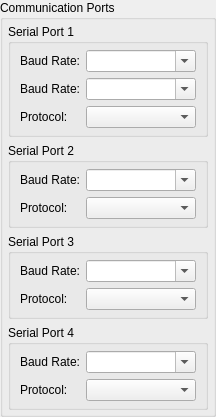
            <widget class="QWidget" name="widget_miscSettingsRight" native="true">
             <property name="sizePolicy">
              <sizepolicy hsizetype="Expanding" vsizetype="Preferred">
               <horstretch>0</horstretch>
               <verstretch>0</verstretch>
              </sizepolicy>
             </property>
             <layout class="QVBoxLayout" name="verticalLayout_14">
              <property name="leftMargin">
               <number>0</number>
              </property>
              <property name="topMargin">
               <number>0</number>
              </property>
              <property name="rightMargin">
               <number>0</number>
              </property>
              <property name="bottomMargin">
               <number>0</number>
              </property>
              <item alignment="Qt::AlignLeft|Qt::AlignTop">
               <widget class="QGroupBox" name="groupBox_commPorts">
                <property name="enabled">
                 <bool>true</bool>
                </property>
                <property name="title">
                 <string>Communication Ports</string>
                </property>
                <layout class="QVBoxLayout" name="verticalLayout_8">
                 <property name="spacing">
                  <number>6</number>
                 </property>
                 <property name="leftMargin">
                  <number>5</number>
                 </property>
                 <property name="topMargin">
                  <number>4</number>
                 </property>
                 <property name="rightMargin">
                  <number>5</number>
                 </property>
                 <property name="bottomMargin">
                  <number>4</number>
                 </property>
                 <item alignment="Qt::AlignTop">
                  <widget class="QGroupBox" name="groupBox_commSerial1">
                   <property name="sizePolicy">
                    <sizepolicy hsizetype="Preferred" vsizetype="Fixed">
                     <horstretch>0</horstretch>
                     <verstretch>0</verstretch>
                    </sizepolicy>
                   </property>
                   <property name="toolTip">
                    <string>&lt;html&gt;&lt;head/&gt;&lt;body&gt;&lt;p&gt;&lt;span style=&quot; font-weight:600;&quot;&gt;AQ6&lt;/span&gt;: Main FTDI/serial connector pins at back of board.&lt;/p&gt;&lt;p&gt;&lt;span style=&quot; font-weight:600;&quot;&gt;AQ M4&lt;/span&gt;: TTY Serial on J2 expansion header (use with expander board like KissSys or N4).&lt;/p&gt;&lt;/body&gt;&lt;/html&gt;</string>
                   </property>
                   <property name="title">
                    <string>Serial Port 1</string>
                   </property>
                   <layout class="QVBoxLayout" name="verticalLayout_5">
                    <property name="topMargin">
                     <number>6</number>
                    </property>
                    <property name="bottomMargin">
                     <number>6</number>
                    </property>
                    <item>
                     <layout class="QFormLayout" name="formLayout">
                      <property name="fieldGrowthPolicy">
                       <enum>QFormLayout::AllNonFixedFieldsGrow</enum>
                      </property>
                      <item row="0" column="0">
                       <widget class="QLabel" name="label_DOWNLINK_BAUD">
                        <property name="text">
                         <string>Baud Rate:</string>
                        </property>
                       </widget>
                      </item>
                      <item row="0" column="1">
                       <widget class="QComboBox" name="DOWNLINK_BAUD">
                        <property name="sizePolicy">
                         <sizepolicy hsizetype="Maximum" vsizetype="Fixed">
                          <horstretch>0</horstretch>
                          <verstretch>0</verstretch>
                         </sizepolicy>
                        </property>
                        <property name="minimumSize">
                         <size>
                          <width>110</width>
                          <height>0</height>
                         </size>
                        </property>
                        <property name="inputMethodHints">
                         <set>Qt::ImhDigitsOnly</set>
                        </property>
                        <property name="editable">
                         <bool>true</bool>
                        </property>
                        <property name="sizeAdjustPolicy">
                         <enum>QComboBox::AdjustToContents</enum>
                        </property>
                       </widget>
                      </item>
                      <item row="1" column="0">
                       <widget class="QLabel" name="label_COMM_BAUD1">
                        <property name="text">
                         <string>Baud Rate:</string>
                        </property>
                       </widget>
                      </item>
                      <item row="1" column="1">
                       <widget class="QComboBox" name="COMM_BAUD1">
                        <property name="sizePolicy">
                         <sizepolicy hsizetype="Maximum" vsizetype="Fixed">
                          <horstretch>0</horstretch>
                          <verstretch>0</verstretch>
                         </sizepolicy>
                        </property>
                        <property name="minimumSize">
                         <size>
                          <width>110</width>
                          <height>0</height>
                         </size>
                        </property>
                        <property name="inputMethodHints">
                         <set>Qt::ImhDigitsOnly</set>
                        </property>
                        <property name="editable">
                         <bool>true</bool>
                        </property>
                        <property name="sizeAdjustPolicy">
                         <enum>QComboBox::AdjustToContents</enum>
                        </property>
                        <property name="minimumContentsLength">
                         <number>7</number>
                        </property>
                       </widget>
                      </item>
                      <item row="2" column="0">
                       <widget class="QLabel" name="label_COMM_STREAM_TYP1">
                        <property name="text">
                         <string>Protocol:</string>
                        </property>
                       </widget>
                      </item>
                      <item row="2" column="1">
                       <widget class="QComboBox" name="COMM_STREAM_TYP1">
                        <property name="sizePolicy">
                         <sizepolicy hsizetype="Maximum" vsizetype="Fixed">
                          <horstretch>0</horstretch>
                          <verstretch>0</verstretch>
                         </sizepolicy>
                        </property>
                        <property name="minimumSize">
                         <size>
                          <width>110</width>
                          <height>0</height>
                         </size>
                        </property>
                        <property name="toolTip">
                         <string>&lt;html&gt;&lt;head/&gt;&lt;body&gt;&lt;p&gt;Telemetry/communication protocol type to send to this serial port, if any.&lt;/p&gt;&lt;p&gt;&amp;quot;Custom Telemetry&amp;quot; might be things like FrSky SmartPort or Graupner HoTT, depending on other settings of firmware versions. &lt;/p&gt;&lt;p&gt;Protocols marked with a (*) are currently unused by AutoQuad.&lt;/p&gt;&lt;p&gt;* &lt;span style=&quot; font-weight:600;&quot;&gt;Do not enable a protocol if you are not using it.&lt;/span&gt; *&lt;br/&gt;This wastes time and resources on the flight controller and may slow down the telemetry you are actually using.&lt;/p&gt;&lt;p&gt;&lt;br/&gt;&lt;/p&gt;&lt;/body&gt;&lt;/html&gt;</string>
                        </property>
                        <property name="inputMethodHints">
                         <set>Qt::ImhDigitsOnly</set>
                        </property>
                        <property name="editable">
                         <bool>false</bool>
                        </property>
                        <property name="sizeAdjustPolicy">
                         <enum>QComboBox::AdjustToContents</enum>
                        </property>
                        <property name="minimumContentsLength">
                         <number>7</number>
                        </property>
                       </widget>
                      </item>
                     </layout>
                    </item>
                   </layout>
                  </widget>
                 </item>
                 <item alignment="Qt::AlignTop">
                  <widget class="QGroupBox" name="groupBox_commSerial2">
                   <property name="sizePolicy">
                    <sizepolicy hsizetype="Preferred" vsizetype="Fixed">
                     <horstretch>0</horstretch>
                     <verstretch>0</verstretch>
                    </sizepolicy>
                   </property>
                   <property name="toolTip">
                    <string>&lt;html&gt;&lt;head/&gt;&lt;body&gt;&lt;p&gt;&lt;span style=&quot; font-weight:600;&quot;&gt;AQ6&lt;/span&gt;: TTY Serial on J2 expansion header.&lt;/p&gt;&lt;p&gt;&lt;span style=&quot; font-weight:600;&quot;&gt;AQ M4&lt;/span&gt;: TTY Serial on motor (PWM) ports 7 and 8. &lt;span style=&quot; font-weight:600;&quot;&gt;Disable any protocol when using motors/PWM output on these ports! &lt;/span&gt;&lt;/p&gt;&lt;p&gt;M4 Pin mappings are as follows:&lt;/p&gt;&lt;p&gt;    PWM 7 = Serial Tx, J2.10 on expansion header.&lt;br/&gt;    PWM 8 = Serial Rx, J1.10 on expansion header&lt;/p&gt;&lt;/body&gt;&lt;/html&gt;</string>
                   </property>
                   <property name="title">
                    <string>Serial Port 2</string>
                   </property>
                   <layout class="QVBoxLayout" name="verticalLayout_10">
                    <property name="topMargin">
                     <number>6</number>
                    </property>
                    <property name="bottomMargin">
                     <number>6</number>
                    </property>
                    <item>
                     <layout class="QFormLayout" name="formLayout_3">
                      <property name="fieldGrowthPolicy">
                       <enum>QFormLayout::AllNonFixedFieldsGrow</enum>
                      </property>
                      <item row="0" column="0">
                       <widget class="QLabel" name="label_COMM_BAUD2">
                        <property name="text">
                         <string>Baud Rate:</string>
                        </property>
                       </widget>
                      </item>
                      <item row="0" column="1">
                       <widget class="QComboBox" name="COMM_BAUD2">
                        <property name="sizePolicy">
                         <sizepolicy hsizetype="Maximum" vsizetype="Fixed">
                          <horstretch>0</horstretch>
                          <verstretch>0</verstretch>
                         </sizepolicy>
                        </property>
                        <property name="minimumSize">
                         <size>
                          <width>110</width>
                          <height>0</height>
                         </size>
                        </property>
                        <property name="inputMethodHints">
                         <set>Qt::ImhDigitsOnly</set>
                        </property>
                        <property name="editable">
                         <bool>true</bool>
                        </property>
                        <property name="sizeAdjustPolicy">
                         <enum>QComboBox::AdjustToContents</enum>
                        </property>
                        <property name="minimumContentsLength">
                         <number>7</number>
                        </property>
                       </widget>
                      </item>
                      <item row="1" column="0">
                       <widget class="QLabel" name="label_COMM_STREAM_TYP2">
                        <property name="text">
                         <string>Protocol:</string>
                        </property>
                       </widget>
                      </item>
                      <item row="1" column="1">
                       <widget class="QComboBox" name="COMM_STREAM_TYP2">
                        <property name="sizePolicy">
                         <sizepolicy hsizetype="Maximum" vsizetype="Fixed">
                          <horstretch>0</horstretch>
                          <verstretch>0</verstretch>
                         </sizepolicy>
                        </property>
                        <property name="minimumSize">
                         <size>
                          <width>110</width>
                          <height>0</height>
                         </size>
                        </property>
                        <property name="toolTip">
                         <string>&lt;html&gt;&lt;head/&gt;&lt;body&gt;&lt;p&gt;Telemetry/communication protocol type to send to this serial port, if any.&lt;/p&gt;&lt;p&gt;&amp;quot;Custom Telemetry&amp;quot; might be things like FrSky SmartPort or Graupner HoTT, depending on other settings of firmware versions. &lt;/p&gt;&lt;p&gt;Protocols marked with a (*) are currently unused by AutoQuad.&lt;/p&gt;&lt;p&gt;* &lt;span style=&quot; font-weight:600;&quot;&gt;Do not enable a protocol if you are not using it.&lt;/span&gt; *&lt;br/&gt;This wastes time and resources on the flight controller and may slow down the telemetry you are actually using.&lt;/p&gt;&lt;p&gt;&lt;br/&gt;&lt;/p&gt;&lt;/body&gt;&lt;/html&gt;</string>
                        </property>
                        <property name="inputMethodHints">
                         <set>Qt::ImhDigitsOnly</set>
                        </property>
                        <property name="editable">
                         <bool>false</bool>
                        </property>
                        <property name="sizeAdjustPolicy">
                         <enum>QComboBox::AdjustToContents</enum>
                        </property>
                        <property name="minimumContentsLength">
                         <number>7</number>
                        </property>
                       </widget>
                      </item>
                     </layout>
                    </item>
                   </layout>
                  </widget>
                 </item>
                 <item alignment="Qt::AlignTop">
                  <widget class="QGroupBox" name="groupBox_commSerial3">
                   <property name="sizePolicy">
                    <sizepolicy hsizetype="Preferred" vsizetype="Fixed">
                     <horstretch>0</horstretch>
                     <verstretch>0</verstretch>
                    </sizepolicy>
                   </property>
                   <property name="toolTip">
                    <string>USB Interface (AQ v7)</string>
                   </property>
                   <property name="title">
                    <string>Serial Port 3</string>
                   </property>
                   <layout class="QVBoxLayout" name="verticalLayout_11">
                    <property name="topMargin">
                     <number>6</number>
                    </property>
                    <property name="bottomMargin">
                     <number>6</number>
                    </property>
                    <item>
                     <layout class="QFormLayout" name="formLayout_4">
                      <property name="fieldGrowthPolicy">
                       <enum>QFormLayout::AllNonFixedFieldsGrow</enum>
                      </property>
                      <item row="0" column="0">
                       <widget class="QLabel" name="label_COMM_BAUD3">
                        <property name="text">
                         <string>Baud Rate:</string>
                        </property>
                       </widget>
                      </item>
                      <item row="0" column="1">
                       <widget class="QComboBox" name="COMM_BAUD3">
                        <property name="sizePolicy">
                         <sizepolicy hsizetype="Maximum" vsizetype="Fixed">
                          <horstretch>0</horstretch>
                          <verstretch>0</verstretch>
                         </sizepolicy>
                        </property>
                        <property name="minimumSize">
                         <size>
                          <width>110</width>
                          <height>0</height>
                         </size>
                        </property>
                        <property name="inputMethodHints">
                         <set>Qt::ImhDigitsOnly</set>
                        </property>
                        <property name="editable">
                         <bool>true</bool>
                        </property>
                        <property name="sizeAdjustPolicy">
                         <enum>QComboBox::AdjustToContents</enum>
                        </property>
                        <property name="minimumContentsLength">
                         <number>7</number>
                        </property>
                       </widget>
                      </item>
                      <item row="1" column="0">
                       <widget class="QLabel" name="label_COMM_STREAM_TYP3">
                        <property name="text">
                         <string>Protocol:</string>
                        </property>
                       </widget>
                      </item>
                      <item row="1" column="1">
                       <widget class="QComboBox" name="COMM_STREAM_TYP3">
                        <property name="sizePolicy">
                         <sizepolicy hsizetype="Maximum" vsizetype="Fixed">
                          <horstretch>0</horstretch>
                          <verstretch>0</verstretch>
                         </sizepolicy>
                        </property>
                        <property name="minimumSize">
                         <size>
                          <width>110</width>
                          <height>0</height>
                         </size>
                        </property>
                        <property name="toolTip">
                         <string>&lt;html&gt;&lt;head/&gt;&lt;body&gt;&lt;p&gt;Telemetry/communication protocol type to send to this serial port, if any.&lt;/p&gt;&lt;p&gt;&amp;quot;Custom Telemetry&amp;quot; might be things like FrSky SmartPort or Graupner HoTT, depending on other settings of firmware versions. &lt;/p&gt;&lt;p&gt;Protocols marked with a (*) are currently unused by AutoQuad.&lt;/p&gt;&lt;p&gt;* &lt;span style=&quot; font-weight:600;&quot;&gt;Do not enable a protocol if you are not using it.&lt;/span&gt; *&lt;br/&gt;This wastes time and resources on the flight controller and may slow down the telemetry you are actually using.&lt;/p&gt;&lt;p&gt;&lt;br/&gt;&lt;/p&gt;&lt;/body&gt;&lt;/html&gt;</string>
                        </property>
                        <property name="inputMethodHints">
                         <set>Qt::ImhDigitsOnly</set>
                        </property>
                        <property name="editable">
                         <bool>false</bool>
                        </property>
                        <property name="sizeAdjustPolicy">
                         <enum>QComboBox::AdjustToContents</enum>
                        </property>
                        <property name="minimumContentsLength">
                         <number>7</number>
                        </property>
                       </widget>
                      </item>
                     </layout>
                    </item>
                   </layout>
                  </widget>
                 </item>
                 <item alignment="Qt::AlignTop">
                  <widget class="QGroupBox" name="groupBox_commSerial4">
                   <property name="sizePolicy">
                    <sizepolicy hsizetype="Preferred" vsizetype="Fixed">
                     <horstretch>0</horstretch>
                     <verstretch>0</verstretch>
                    </sizepolicy>
                   </property>
                   <property name="toolTip">
                    <string>OMAP Interface (AQ v7)</string>
                   </property>
                   <property name="title">
                    <string>Serial Port 4</string>
                   </property>
                   <layout class="QVBoxLayout" name="verticalLayout_187">
                    <property name="topMargin">
                     <number>6</number>
                    </property>
                    <property name="bottomMargin">
                     <number>6</number>
                    </property>
                    <item>
                     <layout class="QFormLayout" name="formLayout_5">
                      <property name="fieldGrowthPolicy">
                       <enum>QFormLayout::AllNonFixedFieldsGrow</enum>
                      </property>
                      <item row="0" column="0">
                       <widget class="QLabel" name="label_COMM_BAUD4">
                        <property name="text">
                         <string>Baud Rate:</string>
                        </property>
                       </widget>
                      </item>
                      <item row="0" column="1">
                       <widget class="QComboBox" name="COMM_BAUD4">
                        <property name="sizePolicy">
                         <sizepolicy hsizetype="Maximum" vsizetype="Fixed">
                          <horstretch>0</horstretch>
                          <verstretch>0</verstretch>
                         </sizepolicy>
                        </property>
                        <property name="minimumSize">
                         <size>
                          <width>110</width>
                          <height>0</height>
                         </size>
                        </property>
                        <property name="inputMethodHints">
                         <set>Qt::ImhDigitsOnly</set>
                        </property>
                        <property name="editable">
                         <bool>true</bool>
                        </property>
                        <property name="sizeAdjustPolicy">
                         <enum>QComboBox::AdjustToContents</enum>
                        </property>
                        <property name="minimumContentsLength">
                         <number>7</number>
                        </property>
                       </widget>
                      </item>
                      <item row="1" column="0">
                       <widget class="QLabel" name="label_COMM_STREAM_TYP4">
                        <property name="text">
                         <string>Protocol:</string>
                        </property>
                       </widget>
                      </item>
                      <item row="1" column="1">
                       <widget class="QComboBox" name="COMM_STREAM_TYP4">
                        <property name="sizePolicy">
                         <sizepolicy hsizetype="Maximum" vsizetype="Fixed">
                          <horstretch>0</horstretch>
                          <verstretch>0</verstretch>
                         </sizepolicy>
                        </property>
                        <property name="minimumSize">
                         <size>
                          <width>110</width>
                          <height>0</height>
                         </size>
                        </property>
                        <property name="toolTip">
                         <string>&lt;html&gt;&lt;head/&gt;&lt;body&gt;&lt;p&gt;Telemetry/communication protocol type to send to this serial port, if any.&lt;/p&gt;&lt;p&gt;&amp;quot;Custom Telemetry&amp;quot; might be things like FrSky SmartPort or Graupner HoTT, depending on other settings of firmware versions. &lt;/p&gt;&lt;p&gt;Protocols marked with a (*) are currently unused by AutoQuad.&lt;/p&gt;&lt;p&gt;* &lt;span style=&quot; font-weight:600;&quot;&gt;Do not enable a protocol if you are not using it.&lt;/span&gt; *&lt;br/&gt;This wastes time and resources on the flight controller and may slow down the telemetry you are actually using.&lt;/p&gt;&lt;p&gt;&lt;br/&gt;&lt;/p&gt;&lt;/body&gt;&lt;/html&gt;</string>
                        </property>
                        <property name="inputMethodHints">
                         <set>Qt::ImhDigitsOnly</set>
                        </property>
                        <property name="editable">
                         <bool>false</bool>
                        </property>
                        <property name="sizeAdjustPolicy">
                         <enum>QComboBox::AdjustToContents</enum>
                        </property>
                        <property name="minimumContentsLength">
                         <number>7</number>
                        </property>
                       </widget>
                      </item>
                     </layout>
                    </item>
                   </layout>
                  </widget>
                 </item>
                </layout>
               </widget>
              </item>
             </layout>
            </widget>
